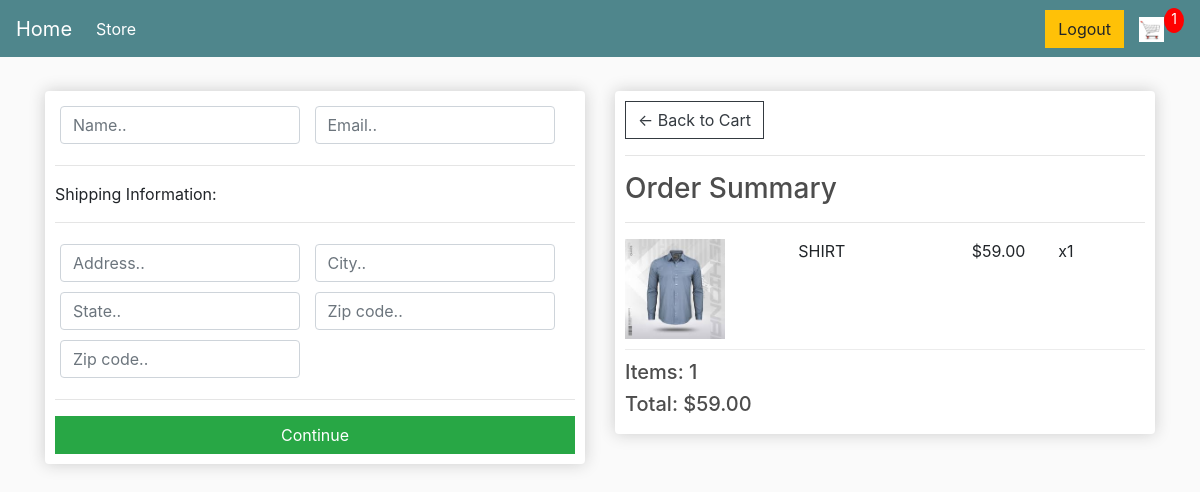
/checkout/ (signed in), run on an earlier commit of the app's database.
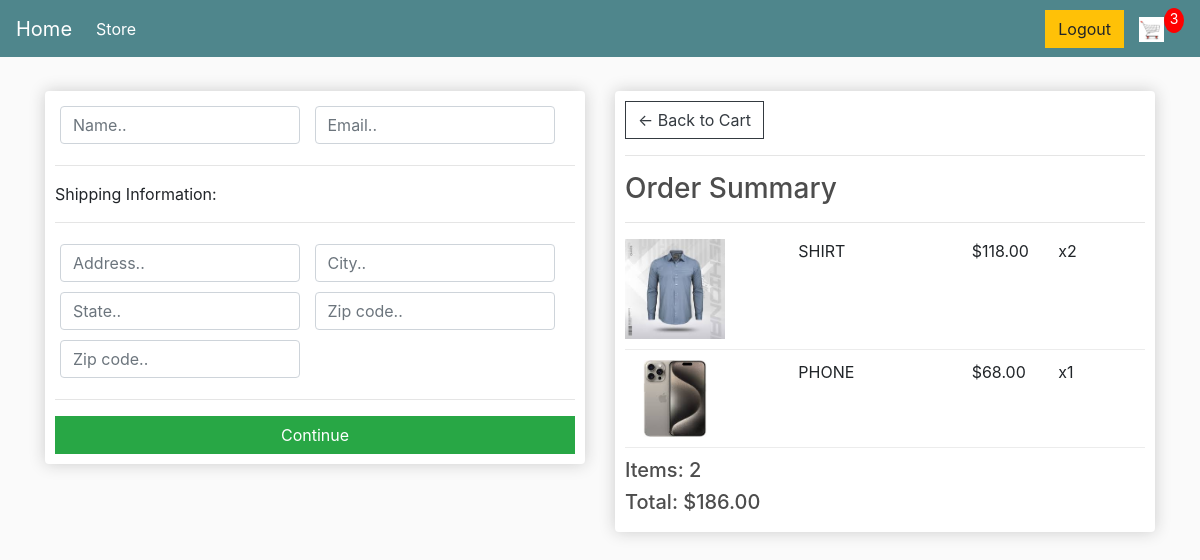
And on a later commit of the database.
### shop/models.py (models this page shows, shortened)
class OrderItem(models.Model):
     product = models.ForeignKey(Product, on_delete=models.SET_NULL,null=True)
     order = models.ForeignKey(Order, on_delete=models.SET_NULL,null=True)
     quantity = models.PositiveIntegerField(default=0,null=True,blank=True)
     date_added = models.DateTimeField(auto_now_add=True)
     @property
     def get_total(self):
         total = self.quantity * self.product.price
         return total

class Product(models.Model):
    name = models.CharField(max_length=220)
    price = models.FloatField()
    digital = models.BooleanField(default=False,null=True,blank=True)
    image = models.ImageField(null=True,blank=True)
    @property
    def imageURL(self):
         try:
              url = self.image.url
         except:
              url = ''
         return url

class Order(models.Model):
     customer = models.ForeignKey(Customer ,on_delete=models.SET_NULL,null=True,blank=True)
     date_ordered = models.DateTimeField(auto_now_add=True)
     complete = models.BooleanField(default=False)
     @property
     def get_carttotal(self):
          order_items = self.orderitem_set.all()
          total = sum([item.get_total for item in order_items])
          return total
     @property
     def get_cart_items(self):
          order_items = self.orderitem_set.all()
          total = sum([item.quantity for item in order_items])
          return total

### shop/views.py (the view)
# urls.py: path('checkout/',views.checkout,name='checkout'),
@login_required
def checkout(request):
    customer = request.user.customer
    order, created = Order.objects.get_or_create(customer=customer, complete=False)
    items = order.orderitem_set.all()
    cart_item = order.get_cart_items
    context = {'items': items, 'order': order,'cart_item':cart_item}
    return render(request, 'checkout.html', context)

### templates/checkout.html (shortened to what this page needs)
{% extends 'main.html' %}
{% load static %}
{% block content %}
     <div class="row">
		<div class="col-lg-6">
			<div class="box-element" id="form-wrapper">
				<form id="form">
					<div id="user-info">
						<div class="form-field">
							<input required class="form-control" type="text" name="name" placeholder="Name..">
						</div>
						<div class="form-field">
							<input required class="form-control" type="email" name="email" placeholder="Email..">
						</div>
					</div>
					<div id="shipping-info">
						<hr>
						<p>Shipping Information:</p>
						<hr>
						<div class="form-field">
							<input class="form-control" type="text" name="address" placeholder="Address..">
						</div>
						<div class="form-field">
							<input class="form-control" type="text" name="city" placeholder="City..">
						</div>
						<div class="form-field">
							<input class="form-control" type="text" name="state" placeholder="State..">
						</div>
						<div class="form-field">
							<input class="form-control" type="text" name="zipcode" placeholder="Zip code..">
						</div>
						<div class="form-field">
							<input class="form-control" type="text" name="country" placeholder="Zip code..">
						</div>
					</div>
					<hr>
					<input id="form-button" class="btn btn-success btn-block" type="submit" value="Continue">
				</form>
			</div>
			<br>
		</div>
		<div class="col-lg-6">
			<div class="box-element">
				<a  class="btn btn-outline-dark" href="{% url 'cart' %}">&#x2190; Back to Cart</a>
				<hr>
				<h3>Order Summary</h3>
				<hr>
				{% for item in items %}
				<div class="cart-row">
					<div style="flex:2"><img class="row-image" src="{{ item.product.imageURL }}"></div>
					<div style="flex:2"><p>{{ item.product.name }}</p></div>
					<div style="flex:1"><p>${{ item.get_total|floatformat:2 }}</p></div>
					<div style="flex:1"><p>x{{ item.quantity }}</p></div>
				</div>
				{% endfor %}
				<h5>Items:  {{ items|length }}</h5>
				<h5>Total:  ${{ order.get_carttotal|floatformat:2 }}</h5>
			</div>
		</div>
	</div>
{% endblock content %}

What changed in the data, as far as the page shows it:
changed OrderItem "SHIRT": get_total "59.00" → "118.00"; quantity "1" → "2"
added OrderItem: product.imageURL (picture), product.name "PHONE", get_total "68.00", quantity "1"
changed through a linked row, Order: get_carttotal "59.00" → "186.00"
Also different on the page:
{{ cart_item }}: "1" → "3"
{{ items|length }}: "1" → "2"
